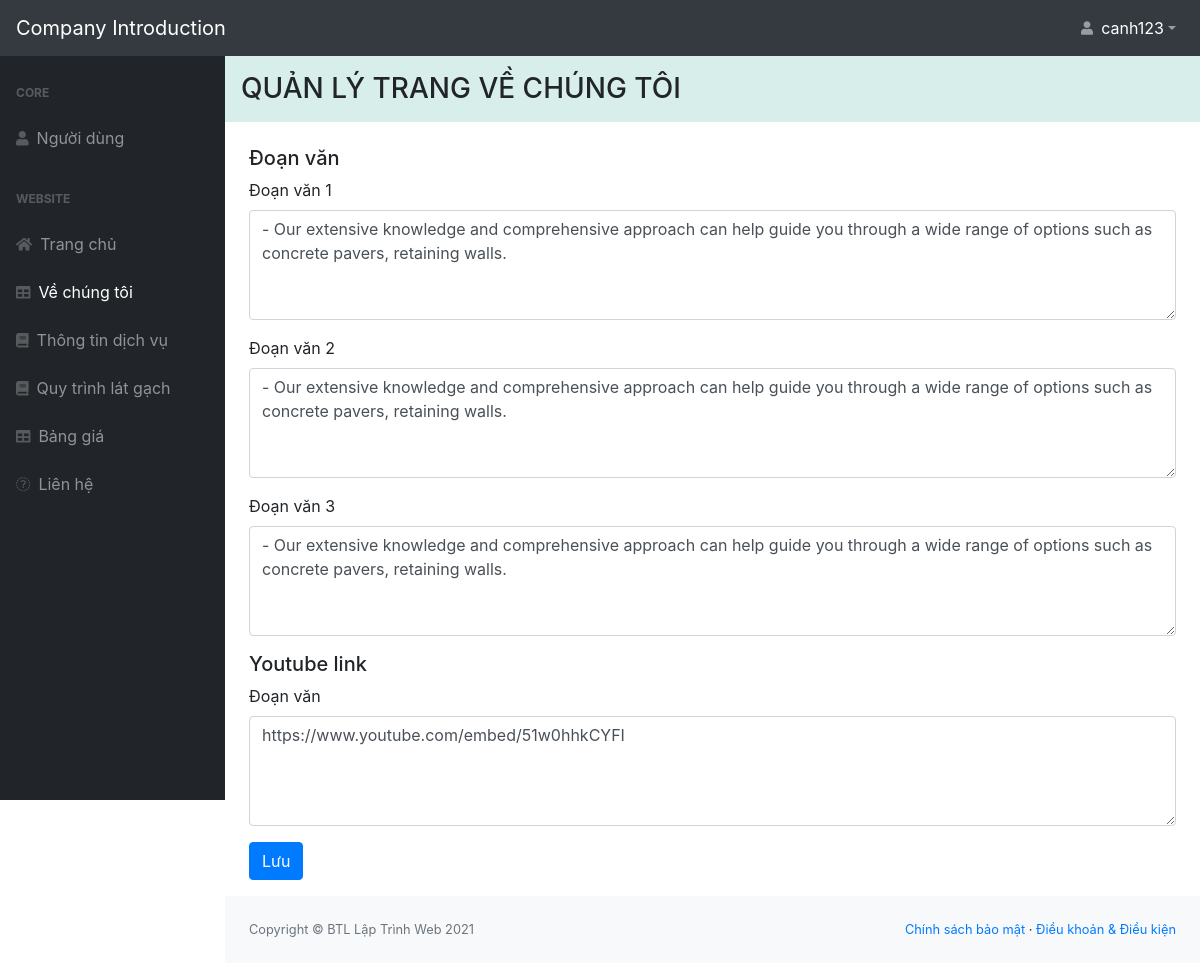
Screenshot of /admin/about-us.php (signed in) with the database file from the repository.
### tables this page shows
CREATE TABLE `about_us` (
  `id` int(11) NOT NULL,
  `content_1` text NOT NULL,
  `content_2` text NOT NULL,
  `content_3` text NOT NULL,
  `youtube_link` varchar(200) NOT NULL
);

### admin/about-us.php (the view, shortened to what this page needs)
<?php
include 'conn.php';
?>
<!DOCTYPE html>
<html lang="en">
<head>
    <link rel="stylesheet" href="https://maxcdn.bootstrapcdn.com/bootstrap/4.4.1/css/bootstrap.min.css">
    <link href="../css/style-admin.css" rel="stylesheet" type="text/css">
</head>
<body class="sb-nav-fixed">
    <?php
        if (isset($_SESSION["username"])) {
    ?>
    <?php
        $sql = "select * from about_us where id=1";
        $result = mysqli_query($conn, $sql);
        $row = mysqli_fetch_array($result);
    ?>
    <nav class="sb-topnav navbar navbar-expand navbar-dark bg-dark">
        <a class="navbar-brand" href="index.html">Company Introduction</a>
        <ul class="navbar-nav ml-auto">
            <li class="nav-item dropdown">
                <a class="nav-link dropdown-toggle" id="userDropdown" href="#" role="button" data-toggle="dropdown"
                    aria-haspopup="true" aria-expanded="false">
                    <i class="fas fa-user fa-fw pr-2"></i><span class="text-white"><?php echo $_SESSION["username"]; ?></span></a>
            </li>
        </ul>
    </nav>
    <div id="layoutSidenav">
        <div id="layoutSidenav_nav">
            <nav class="sb-sidenav accordion sb-sidenav-dark" id="sidenavAccordion">
                <div class="sb-sidenav-menu">
                    <div class="nav">
                        <div class="sb-sidenav-menu-heading">Core</div>
                        <a class="nav-link" href="users.php">
                            <div class="sb-nav-link-icon"><i class="fa fa-user"></i></div>
                            Người dùng
                        </a>
                        <div class="sb-sidenav-menu-heading">Website</div>
                        <a class="nav-link" href="index.php">
                            <div class="sb-nav-link-icon"><i class="fa fa-home"></i></div>
                            Trang chủ
                        </a>
                        <a class="nav-link" style="color:#fff;" href="about-us.php">
                            <div class="sb-nav-link-icon"><i class="fas fa-table"></i></div>
                            Về chúng tôi
                        </a>
                        <a class="nav-link" href="service-info.php">
                            <div class="sb-nav-link-icon"><i class="fa fa-book"></i></div>
                            Thông tin dịch vụ
                        </a>
                        <a class="nav-link" href="process-paving.php">
                            <div class="sb-nav-link-icon"><i class="fa fa-book"></i></div>
                            Quy trình lát gạch
                        </a>
                        <a class="nav-link" href="pricing.php">
                            <div class="sb-nav-link-icon"><i class="fas fa-table"></i></div>
                            Bảng giá
                        </a>
                        <a class="nav-link" href="contact-us.php">
                            <div class="sb-nav-link-icon"><i class="fa fa-picture-o"></i></div>
                            Liên hệ
                        </a>
                    </div>
                </div>
            </nav>
        </div>
        <div id="layoutSidenav_content">
            <main class="pb-3">
                <div class="container-fluid px-0">
                    <h3 class="pl-3 py-3 admin-title">QUẢN LÝ TRANG VỀ CHÚNG TÔI</h3>
                    <div class="px-4 mt-4">
                        <form id="indexFrm" method="post" action="<?php echo htmlspecialchars($_SERVER["PHP_SELF"]);?>">
                            <div class="mt-2">
                                <h5>Đoạn văn</h5>
                            </div>
                            <div class="form-group">
                                <label for="ourService">Đoạn văn 1</label>
                                <textarea class="form-control" name="content_1" rows="4" cols="50" ><?php echo $row['content_1'] ?></textarea>
                            </div>
                            <div class="form-group">
                                <label for="ourService">Đoạn văn 2</label>
                                <textarea class="form-control" name="content_2" rows="4" cols="50" ><?php echo $row['content_1'] ?></textarea>
                            </div>
                            <div class="form-group">
                                <label for="ourService">Đoạn văn 3</label>
                                <textarea class="form-control" name="content_3" rows="4" cols="50" ><?php echo $row['content_1'] ?></textarea>
                            </div>
                            <div class="mt-2">
                                <h5>Youtube link</h5>
                            </div>
                            <div class="form-group">
                                <label for="service">Đoạn văn</label>
                                <textarea class="form-control" name="youtube_link" rows="4" cols="50" ><?php echo $row['youtube_link'] ?></textarea>
                            </div>
                            <button type="submit" id="btn-index" class="btn btn-primary">Lưu</button>
                        </form>
                    </div>
                </div>
            </main>
            <footer class="footer py-4 bg-light mt-auto">
                <div class="container-fluid">
                    <div class="d-flex align-items-center justify-content-between small">
                        <div class="text-muted">Copyright © BTL Lập Trình Web 2021</div>
                        <div>
                            <a href="#">Chính sách bảo mật</a>
                            &middot;
                            <a href="#">Điều khoản &amp; Điều kiện</a>
                        </div>
                    </div>
                </div>
            </footer>
        </div>
        <?php
            } else {
                header('location:login.php');
            }
        ?>
</body>
</html>

### css/style-admin.css (style rules this page uses)
.nav { display: flex; flex-wrap: wrap; padding-left: 0; margin-bottom: 0; list-style: none; }
.nav-link { display: block; padding: 0.5rem 1rem; }
.navbar { position: relative; display: flex; flex-wrap: wrap; align-items: center; justify-content: space-between; padding: 0.5rem 1rem; }
.navbar-brand { display: inline-block; padding-top: 0.3125rem; padding-bottom: 0.3125rem; margin-right: 1rem; font-size: 1.25rem; line-height: inherit; white-space: nowrap; }
.navbar-nav { display: flex; flex-direction: column; padding-left: 0; margin-bottom: 0; list-style: none; }
.navbar-nav .nav-link { padding-right: 0; padding-left: 0; }
.navbar-expand { flex-flow: row nowrap; justify-content: flex-start; }
.navbar-expand .navbar-nav { flex-direction: row; }
.navbar-expand .navbar-nav .nav-link { padding-right: 0.5rem; padding-left: 0.5rem; }
.navbar-dark .navbar-brand { color: #fff; }
.navbar-dark .navbar-nav .nav-link { color: rgba(255, 255, 255, 0.5); }
.fixed-top, .sb-nav-fixed #layoutSidenav #layoutSidenav_nav, .sb-nav-fixed .sb-topnav { position: fixed; top: 0; right: 0; left: 0; z-index: 1030; }
html, body { height: 100%; }
.container, .container-fluid, .container-sm, .container-md, .container-lg, .container-xl { padding-left: 1.5rem; padding-right: 1.5rem; }
#layoutSidenav { display: flex; }
#layoutSidenav #layoutSidenav_nav { flex-basis: 225px; flex-shrink: 0; transition: transform 0.15s ease-in-out; z-index: 1038; transform: translateX(-225px); }
#layoutSidenav #layoutSidenav_content { position: relative; display: flex; flex-direction: column; justify-content: space-between; min-width: 0; flex-grow: 1; min-height: calc(100vh - 56px); margin-left: -225px; }
@media (min-width: 992px) { #layoutSidenav #layoutSidenav_nav { transform: translateX(0); } }
@media (min-width: 992px) { #layoutSidenav #layoutSidenav_content { margin-left: 0; transition: margin 0.15s ease-in-out; } }
.sb-nav-fixed .sb-topnav { z-index: 1039; }
.sb-nav-fixed #layoutSidenav #layoutSidenav_nav { width: 225px; height: 100vh; z-index: 1038; }
.sb-nav-fixed #layoutSidenav #layoutSidenav_nav .sb-sidenav { padding-top: 56px; }
.sb-nav-fixed #layoutSidenav #layoutSidenav_nav .sb-sidenav .sb-sidenav-menu { overflow-y: auto; }
.sb-nav-fixed #layoutSidenav #layoutSidenav_content { padding-left: 225px; top: 56px; }
.nav .nav-link .sb-nav-link-icon, .sb-sidenav-menu .nav-link .sb-nav-link-icon { margin-right: 0.5rem; }
.sb-topnav { padding-left: 0; height: 56px; z-index: 1039; }
.sb-topnav .navbar-brand { width: 225px; padding-left: 1rem; padding-right: 1rem; margin: 0; }
.sb-sidenav { display: flex; flex-direction: column; height: 100%; flex-wrap: nowrap; }
.sb-sidenav .sb-sidenav-menu { flex-grow: 1; }
.sb-sidenav .sb-sidenav-menu .nav { flex-direction: column; flex-wrap: nowrap; }
.sb-sidenav .sb-sidenav-menu .nav .sb-sidenav-menu-heading { padding: 1.75rem 1rem 0.75rem; font-size: 0.75rem; font-weight: bold; text-transform: uppercase; }
.sb-sidenav .sb-sidenav-menu .nav .nav-link { display: flex; align-items: center; padding-top: 0.75rem; padding-bottom: 0.75rem; position: relative; }
.sb-sidenav .sb-sidenav-menu .nav .nav-link .sb-nav-link-icon { font-size: 0.9rem; }
.sb-sidenav-dark { background-color: #212529; color: rgba(255, 255, 255, 0.5); }
.sb-sidenav-dark .sb-sidenav-menu .sb-sidenav-menu-heading { color: rgba(255, 255, 255, 0.25); }
.sb-sidenav-dark .sb-sidenav-menu .nav-link { color: rgba(255, 255, 255, 0.5); }
.sb-sidenav-dark .sb-sidenav-menu .nav-link .sb-nav-link-icon { color: rgba(255, 255, 255, 0.25); }
.admin-title { background-color: #d8eeeb; margin: 0; }

### rows the page displays
about_us: content_1 "- Our extensive knowledge and comprehensive approach can help guide you through a wide range of options such as concrete pavers, retaining walls.", content_2 "- Our extensive knowledge and comprehensive approach can help guide you through a wide range of options such as concrete pavers, retaining walls.", content_3 "- Our extensive knowledge and comprehensive approach can help guide you through a wide range of options such as concrete pavers, retaining walls.", youtube_link "https://www.youtube.com/embed/51w0hhkCYFI"

### other values shown
$_SESSION["username"] "canh123"
